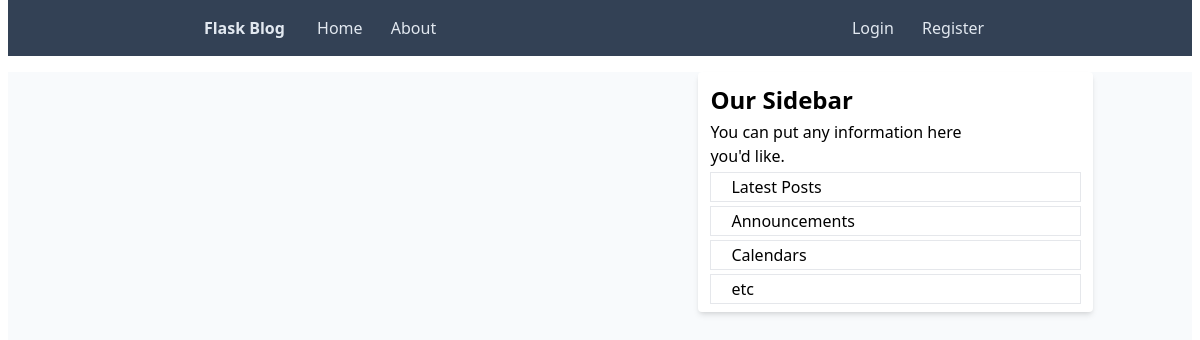
Page /home on the earlier database version.
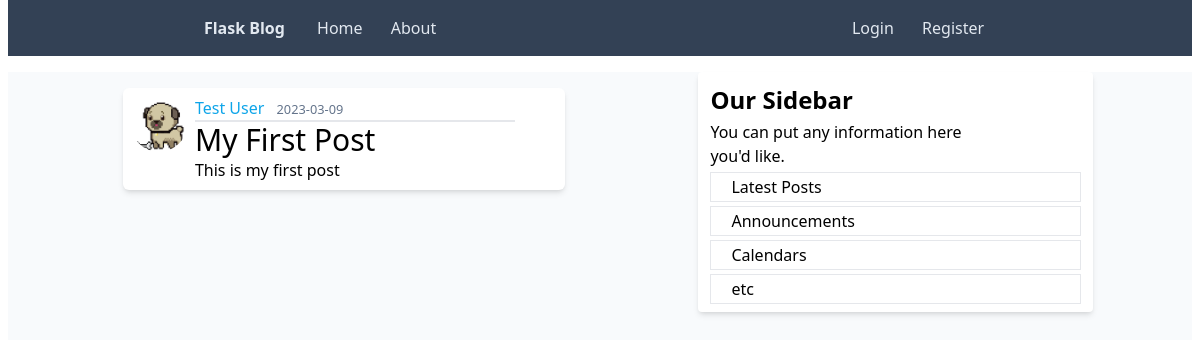
Same page on the later database version.
### flask_blog/models.py (models this page shows, shortened)
class Post(db.Model):
    id = db.Column(db.Integer, primary_key=True)
    title = db.Column(db.String(100), nullable=False)
    date_posted = db.Column(db.DateTime, nullable=False, default=datetime.utcnow)
    content = db.Column(db.Text, nullable=False)
    user_id = db.Column(db.Integer, db.ForeignKey("user.id"), nullable=False)

class User(db.Model, UserMixin):
    id = db.Column(db.Integer, primary_key=True)
    username = db.Column(db.String(20), unique=True, nullable=False)
    email = db.Column(db.String(120), unique=True, nullable=False)
    image_file = db.Column(db.String(20), nullable=False, default="default.jpg")
    password = db.Column(db.String(60), nullable=False)
    posts = db.Relationship("Post", backref="author", lazy=True)

### flask_blog/routes.py (the view)
@app.route("/")
@app.route("/home")
def home():
    posts=query_all_filtered(Post)
    return render_template("home.html", posts=posts)

### flask_blog/__init__.py (called while the page is built)
def query_all_filtered(table, **kwargs):
    return db.session.execute(db.select(table).filter_by(**kwargs)).scalars().all()

### flask_blog/templates/home.html
{% extends "base.html" %} {% block content%}
{% for post in posts %}
<article class=" rounded-md media content-section shadow-md p-2 flex flex-row bg-white">
    <img class="rounded-full h-[3.5rem] w-[3.5rem]" src="{{url_for('static',filename='profile_pics/' + post.author.image_file)}}">
    <div class="pl-2 ">
        <div class="border-b-2 w-[20rem]">
            <a class="mr-2 text-sky-500" href="#">{{ post.author.username }}</a>
            <small class="text-slate-500">{{ post.date_posted.strftime('%Y-%m-%d') }}</small>
        </div>
        <h2><a class="font-medium text-3xl" href="#">{{ post.title }}</a></h2>
        <p class="article-content">{{ post.content }}</p>
    </div>
</article>
{% endfor %}
{%endblock content%}

### flask_blog/templates/base.html (shortened to what this page needs)
<!DOCTYPE html>
<html lang="en">
<head>
    <link rel="stylesheet" href="{{url_for('static',filename='output.css')}}">
</head>
<body class="mx-2">
    <header>
        <nav>
            <div class=" flex flex-row items-center justify-around py-4 bg-slate-700">
                <div>
                    <a class="font-bold mr-4 text-slate-200" href="{{url_for('home')}}">Flask Blog</a>
                    <a class="font-medium px-3 py-2 text-slate-200 rounded-lg hover:bg-slate-100 hover:text-black"
                        href="{{url_for('home')}}">Home</a>
                    <a class="font-medium px-3 py-2 text-slate-200 rounded-lg hover:bg-slate-100 hover:text-black"
                        href="{{url_for('about')}}">About</a>
                </div>
                <div>
                    {%if current_user.is_authenticated%}
                    <a class="font-medium px-3 py-2 text-slate-200 rounded-lg hover:bg-slate-100 hover:text-black"
                        href="{{url_for('account')}}">Account</a>
                    <a class="font-medium px-3 py-2 text-slate-200 rounded-lg hover:bg-slate-100 hover:text-black"
                        href="{{url_for('logout')}}">Logout</a>
                    <a class="font-medium px-3 py-2 text-slate-200 rounded-lg hover:bg-slate-100 hover:text-black"
                        href="{{url_for('new_post')}}">New Post</a>
                    {%else%}
                    <a class="font-medium px-3 py-2 text-slate-200 rounded-lg hover:bg-slate-100 hover:text-black"
                        href="{{url_for('login')}}">Login</a>
                    <a class="font-medium px-3 py-2 text-slate-200 rounded-lg hover:bg-slate-100 hover:text-black"
                        href="{{url_for('register')}}">Register</a>
                    {%endif%}
                </div>
            </div>
        </nav>
    </header>
    <main class=" bg-slate-50 w-full mt-4 h-screen">
        <div class="flex flex-row justify-around ">
            <div class="p-4 flex -mr-10 flex-col gap-2 w-2/5">
                {% block content%}
                {% endblock content %}
            </div>
            <div class="p-3 bg-white -ml-10 rounded w-1/3 shadow-md h-60">
                <div class="flex flex-col gap-1 h-full">
                    <h3 class="font-bold text-2xl h-1/4">Our Sidebar</h3>
                    <p class='w-3/4 h-1/4'>You can put any information here you'd like.
                    <ul class="h-3/4">
                        <li class="pl-5 py-1 mb-1 border  leading-tight">Latest Posts</li>
                        <li class="pl-5 py-1 mb-1 border  leading-tight">Announcements</li>
                        <li class="pl-5 py-1 mb-1 border leading-tight">Calendars</li>
                        <li class="pl-5 py-1 border leading-tight">etc</li>
                    </ul>
                    </p>
                </div>
            </div>
        </div>
    </main>
</body>
</html>

Differences in the rows shown:
added Post: image_file (picture), author.username "Test User", date_posted "2023-03-09", title "My First Post", content "This is my first post"
